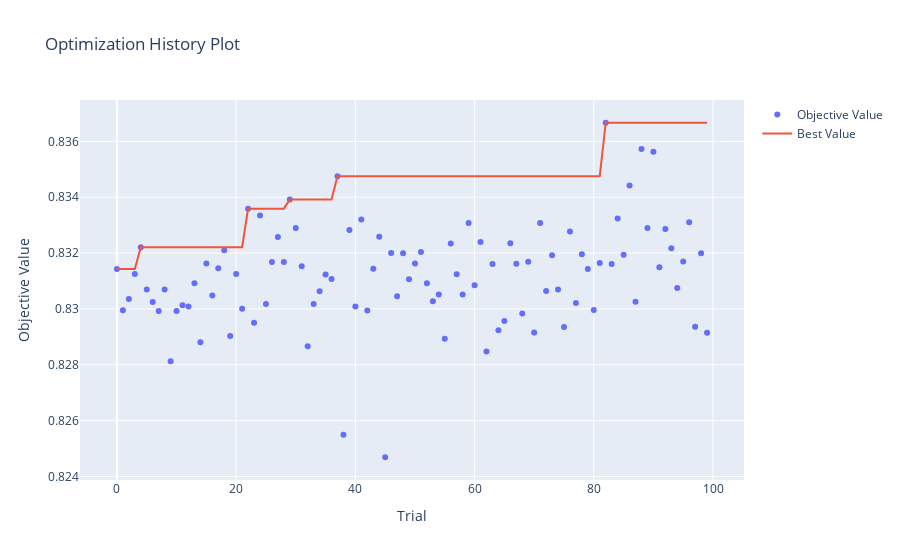
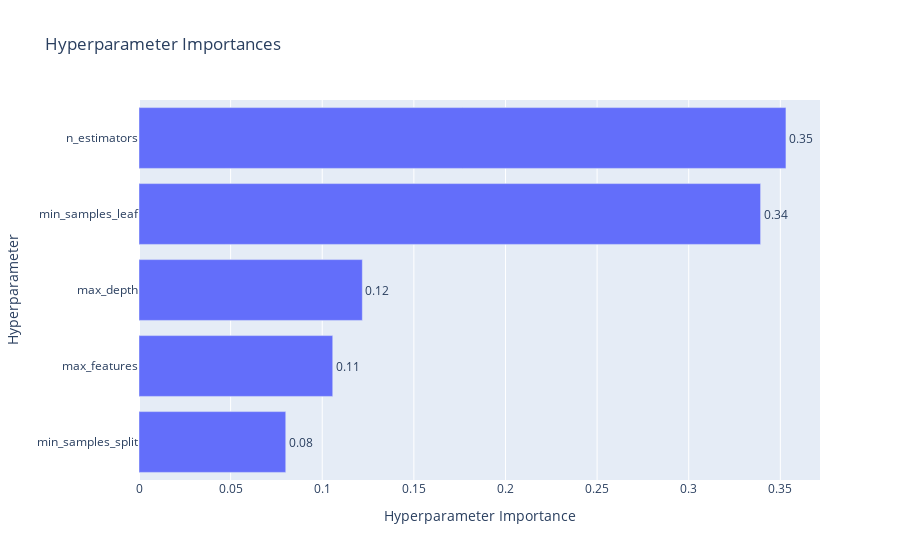

The notebook cell saved with these charts, in order:
### Code cell
print(f"Лучшие параметры для Random Forest:")
print(study_rf.best_params)
print(f"Лучший ROC-AUC: {study_rf.best_value:.4f}")

fig = optuna.visualization.plot_optimization_history(study_rf)
fig.show()

fig = optuna.visualization.plot_param_importances(study_rf)
fig.show()
